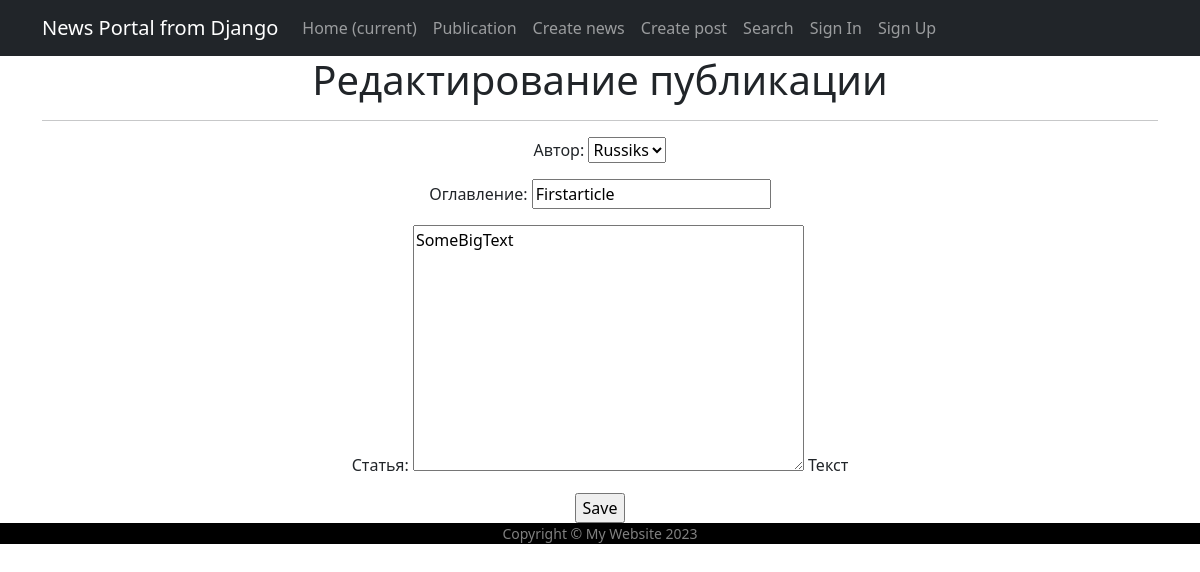
/news/news/2/edit/ (signed in), run on the app's committed database.
### newsapp/models.py (models this page shows, shortened)
class Post(models.Model):
    news = 'NW'
    article = 'AR'
    category_choices = [
        (news, 'Новость'),
        (article, 'Статья'),
    ]
    categoryType = models.CharField(
        max_length=2,
        choices=category_choices,
        default=article,
        verbose_name='Вид публикации')  # Выбор из списка "category_choices", по умолчанию - статья
    author = models.ForeignKey(
        Author,
        on_delete=models.CASCADE,
        verbose_name='Автор')  # Создаем связь Один ко Многим поля author через внешний ключ с моделью Author (первый
    dateCreation = models.DateTimeField(
        auto_now_add=True,
        verbose_name='Дата публикации'
    )  # SQLite: datetime NULL. Автоматически добавляем временное поле, которое хранит время и
    postCategory = models.ManyToManyField(
        Category,
        through='PostCategory',
        verbose_name='Категория(category)'
    )  # Отношения Многие ко Многим сущности Category через PostCategory.
    title = models.CharField(
        max_length=128,
        verbose_name='Оглавление')  # Поле с оглавлением, максимальная длинна символов - 128
    text = models.TextField(
        blank=True,
        help_text='Текст',
        verbose_name='Статья')  # Поле с текстом, максимальная длинна символов - неограниченно
    rating = models.SmallIntegerField(
        default=0,
        verbose_name='Рейтинг')  # SQLite: smallint NOT NULL, хранит целочисленные значения типа Number. По дефолту ноль
    class Meta:
        verbose_name = 'Публикация'  # Настройка отображения имени модели в админ панели (ед. число)
        verbose_name_plural = 'Публикации'  # Настройка отображения имени модели в админ панели (мн. число)
        ordering = ['categoryType', 'author']

### newsapp/views.py (the view)
# urls.py: path('news/<int:pk>/edit/', NewsUpdate.as_view(), name='news_update'),
class NewsUpdate(PermissionRequiredMixin, UpdateView):
    form_class = PostForm  # form_class нужен, чтобы получать доступ к форме через метод POST
    template_name = 'flatpages/news_edit.html'
    model = Post
    permission_required = 'newsapp.change_post'  # Даем разрешения на создание публикации
    def get_object(self, **kwargs):  # метод get_object мы используем вместо queryset, чтобы получить информацию об
        id = self.kwargs.get('pk')  # Запрашиваем первичный ключ
        return Post.objects.get(pk=id)  # Возвращаем объект по запрошенному id

### newsapp/forms.py (shortened to what this page needs)
class PostForm(forms.ModelForm):
    class Meta:
        model = Post
        fields = [
            'author',
            'title',
            'text',
        ]

### newsapp/models.py (called while the page is built)
    def __str__(self):
        return f'{self.autorUsers}'  # Метод Строка, для вывода названий в админ-панели через f-строки

### newsapp/templatetags/custom_tags.py (called while the page is built)
@register.simple_tag()
def current_time(format_string='%b %d %Y'):
    return datetime.utcnow().strftime(format_string)

### templates/flatpages/news_edit.html (shortened to what this page needs)
{% extends 'flatpages/default.html' %}
{% block content %}
<h1>Редактирование публикации</h1>
<hr>
<form action="" method="post">
    {{ form.as_p }}
    <input type="submit" value="Save" />
</form>
{% endblock content %}

### data on the page
Post: author "Russiks", title "Firstarticle", text "SomeBigText"
